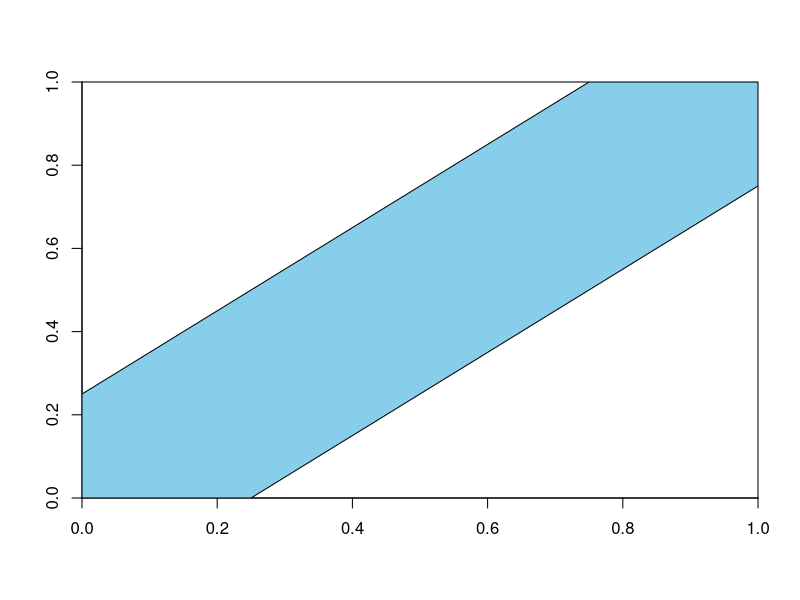
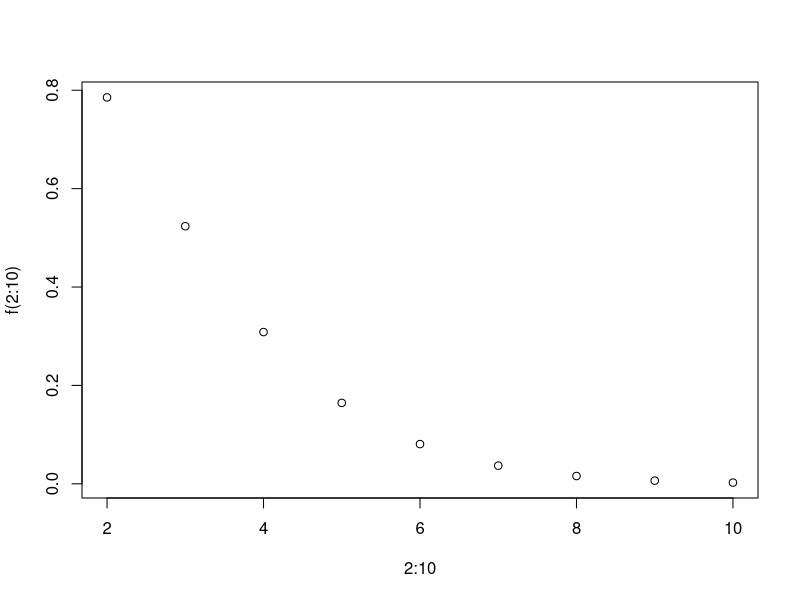
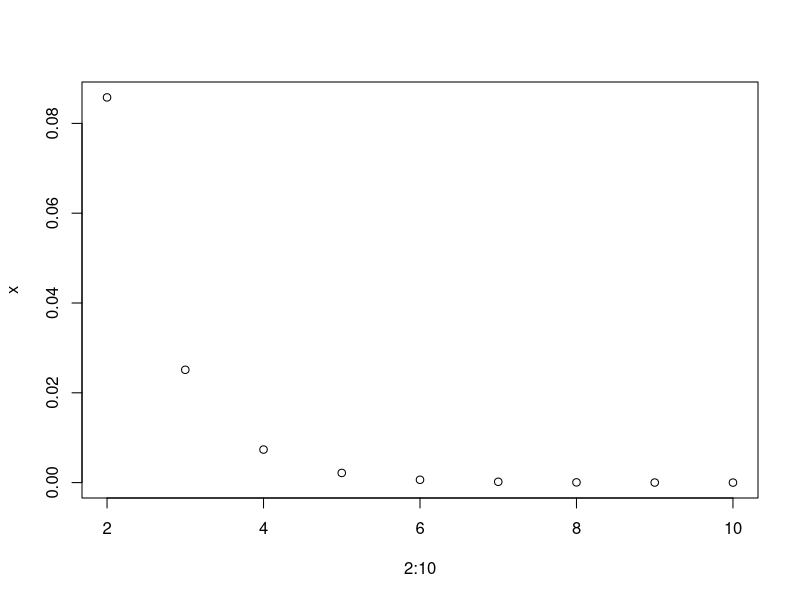

These charts were generated, in order, by the following R code:
## ---- chunk 1
x<-seq(0,1,0.01)
plot(1, type="n", xlab="", ylab="",xlim=c(0,1),ylim=c(0,1), xaxs = "i",yaxs = "i")
polygon(c(0,0,0.75,1,1,0.25),c(0,0.25,1,1,0.75,0), col='skyblue')

## ---- chunk 2
f<-function(n) {(0.5)^n*pi^{n/2}/(gamma(1+n/2))}

plot(2:10,f(2:10))
## ---- chunk 3
  numpts<-10^5
  x<-runif(numpts,-1,1)
  y<-runif(numpts,-1,1)
  z<-runif(numpts,-1,1)
  w<-runif(numpts,-1,1)
  
  sum(x^2+y^2<=1)/numpts
  f(2)
  
  sum(x^2+z^2+y^2<=1)/numpts
  f(3)
  
  sum(x^2+z^2+y^2+w^2<=1)/numpts
  f(4)
## ---- chunk 4
c=1/sqrt(2)
p=2*(1-c)/2
x<-dbinom(2:10,2:10,p)
plot(2:10,x)
## ---- chunk 5
n<-10^5
# successes per unit time
l0<-1/10
l1<-1/4
l2<-1/7

c0<-rexp(n,l0)
c1<-rexp(n,l1)
c2<-rexp(n,l2)


x1<-10
x2<-4
xmax<-max(x1,x2)

#these are the same
1-sum(c1[c0>=x1]>=x1)/n

sum(pmin(c0,c1)<=x1)/n

#check
pexp(10,l0+l1)


#P(X1>x1,X2>x2), if x1>x2
i1<-which(c0>x1)
i2<-which(c1>x1)
i3<-which(c2>x2)
intr<-intersect(intersect(i1,i2),i3)

length(intr)/n

#check
exp(-(l1*x1+l2*x2+l0*x1))
